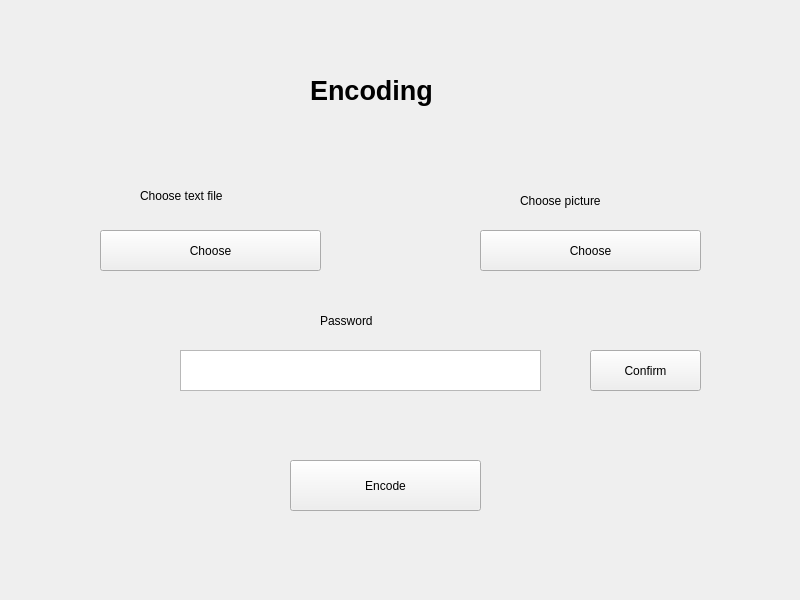
<?xml version="1.0" encoding="UTF-8"?>
<ui version="4.0">
 <class>MainWindow</class>
 <widget class="QMainWindow" name="MainWindow">
  <property name="geometry">
   <rect>
    <x>0</x>
    <y>0</y>
    <width>800</width>
    <height>600</height>
   </rect>
  </property>
  <property name="windowTitle">
   <string>MainWindow</string>
  </property>
  <widget class="QWidget" name="centralwidget">
   <widget class="QLabel" name="textLabel">
    <property name="geometry">
     <rect>
      <x>140</x>
      <y>180</y>
      <width>151</width>
      <height>31</height>
     </rect>
    </property>
    <property name="text">
     <string>Choose text file</string>
    </property>
   </widget>
   <widget class="QLabel" name="pictureLabel">
    <property name="geometry">
     <rect>
      <x>520</x>
      <y>190</y>
      <width>141</width>
      <height>21</height>
     </rect>
    </property>
    <property name="text">
     <string>Choose picture</string>
    </property>
   </widget>
   <widget class="QLabel" name="title">
    <property name="geometry">
     <rect>
      <x>310</x>
      <y>70</y>
      <width>151</width>
      <height>41</height>
     </rect>
    </property>
    <property name="font">
     <font>
      <pointsize>20</pointsize>
      <bold>true</bold>
     </font>
    </property>
    <property name="text">
     <string>Encoding</string>
    </property>
   </widget>
   <widget class="QLabel" name="passwordLabel">
    <property name="geometry">
     <rect>
      <x>320</x>
      <y>310</y>
      <width>91</width>
      <height>21</height>
     </rect>
    </property>
    <property name="text">
     <string>Password</string>
    </property>
   </widget>
   <widget class="QTextEdit" name="passwordEdit">
    <property name="geometry">
     <rect>
      <x>180</x>
      <y>350</y>
      <width>361</width>
      <height>41</height>
     </rect>
    </property>
   </widget>
   <widget class="QPushButton" name="textButton">
    <property name="geometry">
     <rect>
      <x>100</x>
      <y>230</y>
      <width>221</width>
      <height>41</height>
     </rect>
    </property>
    <property name="text">
     <string>Choose</string>
    </property>
   </widget>
   <widget class="QPushButton" name="pictureButton">
    <property name="geometry">
     <rect>
      <x>480</x>
      <y>230</y>
      <width>221</width>
      <height>41</height>
     </rect>
    </property>
    <property name="text">
     <string>Choose</string>
    </property>
   </widget>
   <widget class="QPushButton" name="confirmButton">
    <property name="geometry">
     <rect>
      <x>590</x>
      <y>350</y>
      <width>111</width>
      <height>41</height>
     </rect>
    </property>
    <property name="text">
     <string>Confirm</string>
    </property>
   </widget>
   <widget class="QPushButton" name="encodeButton">
    <property name="geometry">
     <rect>
      <x>290</x>
      <y>460</y>
      <width>191</width>
      <height>51</height>
     </rect>
    </property>
    <property name="text">
     <string>Encode</string>
    </property>
   </widget>
   <zorder>encodeButton</zorder>
   <zorder>textLabel</zorder>
   <zorder>pictureLabel</zorder>
   <zorder>title</zorder>
   <zorder>passwordLabel</zorder>
   <zorder>passwordEdit</zorder>
   <zorder>textButton</zorder>
   <zorder>pictureButton</zorder>
   <zorder>confirmButton</zorder>
  </widget>
 </widget>
 <resources/>
 <connections/>
</ui>
